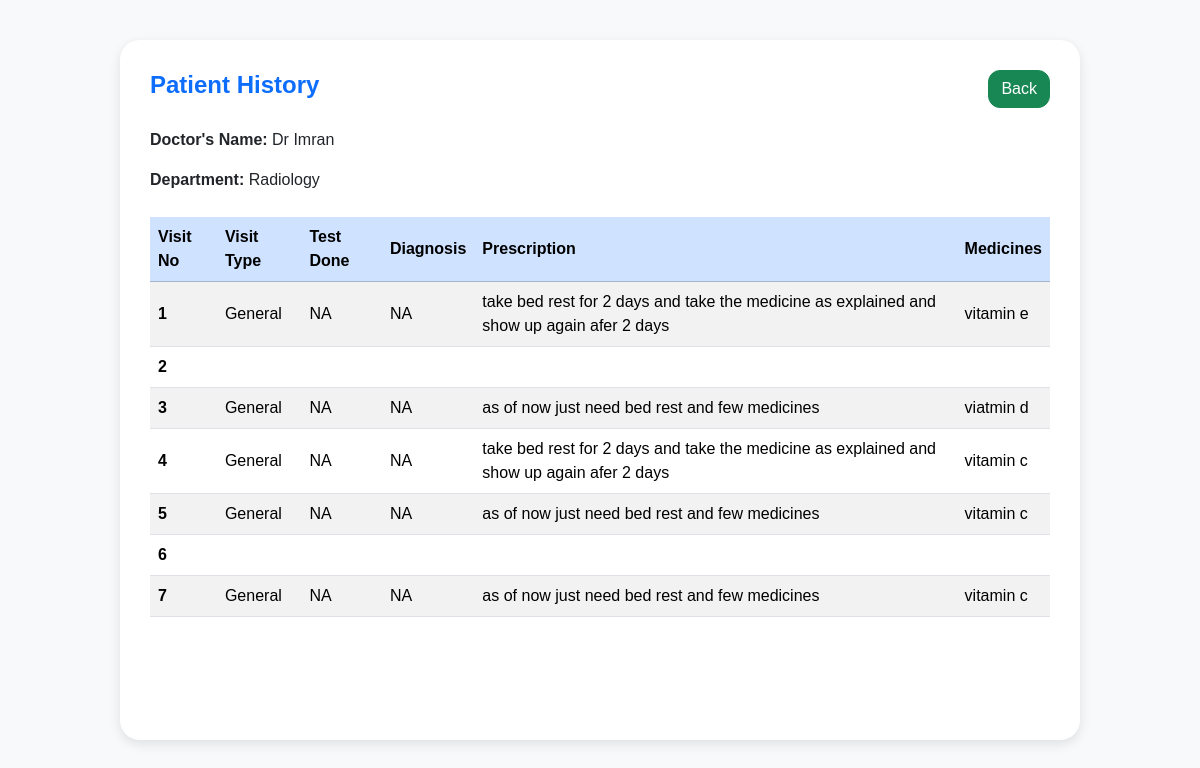
The app's page /patient/history (signed in) with its own data.
### application/models.py (models this page shows)
class Doctor(db.Model):
    id = db.Column(db.Integer, primary_key=True)
    name = db.Column(db.String(100), nullable=False)
    email = db.Column(db.String(100), unique=True)
    phone = db.Column(db.String(20), nullable=False)
    experience = db.Column(db.Integer)
    details = db.Column(db.Text)
    available_slots = db.Column(db.Text)  # Could store JSON string for slots
    department_id = db.Column(db.Integer, db.ForeignKey('department.id'))
    department = db.relationship('Department', backref='doctors')

class Department(db.Model):
    id = db.Column(db.Integer, primary_key=True)
    name = db.Column(db.String(100), nullable=False)
    details = db.Column(db.Text)

class TreatmentHistory(db.Model):
    id = db.Column(db.Integer, primary_key=True)
    patient_id = db.Column(db.Integer, db.ForeignKey('patient.id'))
    doctor_id = db.Column(db.Integer, db.ForeignKey('doctor.id'))
    department_id = db.Column(db.Integer, db.ForeignKey('department.id'))
    visit_type = db.Column(db.String(50))
    test_done = db.Column(db.String(200))
    diagnosis = db.Column(db.Text)
    prescription = db.Column(db.Text)
    medicines = db.Column(db.Text)
    created_at = db.Column(db.DateTime, default=datetime.utcnow)
    doctor = db.relationship('Doctor', backref='treatment_histories')
    patient = db.relationship('Patient', backref='treatment_histories')
    department = db.relationship('Department', backref='treatment_histories')

### application/controllers.py (the view)
    @app.route('/patient/history')
    def patient_history():
        if 'role' not in session or session['role'] != 'patient':
            flash("Access denied!", "danger")
            return redirect(url_for('login'))
        user_id = session.get('user_id')
        patient = Patient.query.filter_by(user_id=user_id).first()
        if not patient:
            flash("Patient record not found!", "danger")
            return redirect(url_for('login'))
        treatment_history = TreatmentHistory.query.filter_by(patient_id=patient.id)\
                                                .order_by(TreatmentHistory.created_at.desc()).all()
        history_data = []
        for visit in treatment_history:
            doctor = Doctor.query.get(visit.doctor_id)
            department = Department.query.get(visit.department_id)
            history_data.append({
                "visit": visit,
                "doctor": doctor,
                "department": department
            })
        return render_template('patient_history.html',
                            patient=patient,
                            history_data=history_data,
                            back_url=url_for('patient_dashboard'),
                            user_role='patient')

### templates/patient_history.html (shortened to what this page needs)
<!DOCTYPE html>
<html lang="en">
<head>
    <link rel="stylesheet" href="/static/style.css">
    <link href="https://cdn.jsdelivr.net/npm/bootstrap@5.3.8/dist/css/bootstrap.min.css" rel="stylesheet">
</head>
<body>
<div id="main">
    <div id="patients_nav">
        <h4 id="sub_heading">Patient History</h4>
        <a href="{{ back_url }}">
            <button type="button" class="btn btn-success btn-back">Back</button>
        </a>
    </div>
    <div id="description">
        {% if history_data %}
            <p><strong>Doctor's Name:</strong> {{ history_data[0].doctor.name }}</p>
            <p><strong>Department:</strong> {{ history_data[0].department.name }}</p>
            {% else %}
            <p>No history available.</p>
        {% endif %}
    </div>
    <div class="table-section">
        <table class="table table-hover table-striped">
            <thead class="table-primary">
                <tr>
                    <th scope="col">Visit No</th>
                    <th scope="col">Visit Type</th>
                    <th scope="col">Test Done</th>
                    <th scope="col">Diagnosis</th>
                    <th scope="col">Prescription</th>
                    <th scope="col">Medicines</th>
                </tr>
            </thead>
            <tbody>
                {% for record in history_data %}
                <tr>
                    <th scope="row">{{ loop.index }}</th>
                    <td>{{ record.visit.visit_type if record.visit else record.visit_type or '-' }}</td>
                    <td>{{ record.visit.test_done if record.visit else record.test_done or '-' }}</td>
                    <td>{{ record.visit.diagnosis if record.visit else record.diagnosis or '-' }}</td>
                    <td>{{ record.visit.prescription if record.visit else record.prescription or '-' }}</td>
                    <td>{{ record.visit.medicines if record.visit else record.medicines or '-' }}</td>
                </tr>
                {% endfor %}
            </tbody>
        </table>
    </div>
</div>
</body>
</html>

### static/style.css (style rules this page uses)
#main { margin-top: 10px; max-width: 60%; margin: auto; height: 700px; }
#description { text-align: center; margin-top: 5px; }

### templates/patient_history.html (style rules this page uses)
body { background: #f8f9fa; font-family: Arial, sans-serif; }
#main { max-width: 80%; margin: 40px auto; padding: 30px; background: white; border-radius: 20px; box-shadow: 0 4px 12px rgba(0,0,0,0.1); }
#patients_nav { display: flex; justify-content: space-between; align-items: center; margin-bottom: 20px; }
#sub_heading { color: #0d6efd; font-weight: 600; }
#description { text-align: start; margin-bottom: 25px; }
.table th, .table td { vertical-align: middle; }
.btn-back { border-radius: 12px; }

### records on screen
Doctor: name "Dr Imran"
Department: name "Radiology"
TreatmentHistory: visit "General", visit "NA", visit "NA", visit "take bed rest for 2 days and take the medicine as explained and show up again afer 2 days", visit "vitamin e"
TreatmentHistory: visit "General", visit "NA", visit "NA", visit "as of now just need bed rest and few medicines", visit "viatmin d"
TreatmentHistory: visit "General", visit "NA", visit "NA", visit "take bed rest for 2 days and take the medicine as explained and show up again afer 2 days", visit "vitamin c"
TreatmentHistory: visit "General", visit "NA", visit "NA", visit "as of now just need bed rest and few medicines", visit "vitamin c"
TreatmentHistory: visit "General", visit "NA", visit "NA", visit "as of now just need bed rest and few medicines", visit "vitamin c"
